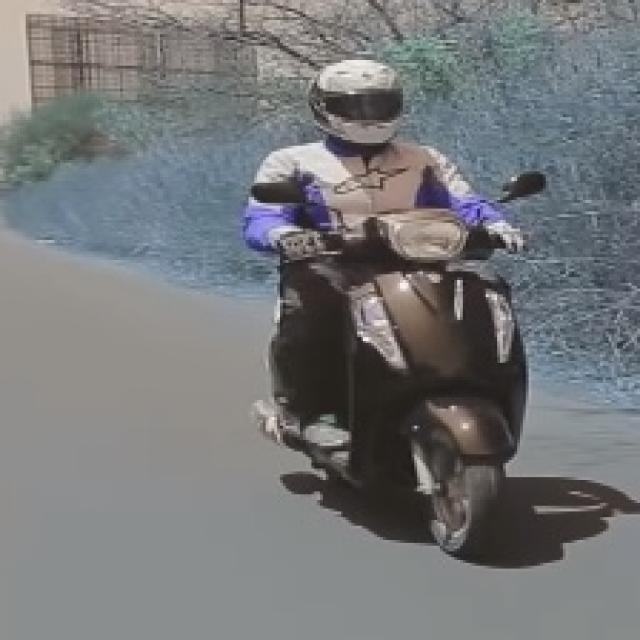
#> input picture test_images/helmet_ok_1.jpg, 640 x 640 px
$ python -i preprocess.py   (imports and definitions only)   (older library calls are emulated)
#> lines starting #> are read from the running program, lines starting #| are printed output that depends on the picture
#> further down, picture is the input picture: shape (640, 640, 3); mean B, G, R 121.5, 119.9, 118
"""Image preprocessing: enhancement + quality scoring.

Handles low light (CLAHE), light denoise, and computes a 0..1 quality score from
sharpness + brightness so the violation engine can refuse to fine on unusable frames.
"""

from __future__ import annotations

import numpy as np

try:
    import cv2
except Exception:  # pragma: no cover
    cv2 = None


def _laplacian_sharpness(gray: np.ndarray) -> float:
    """Variance of Laplacian, normalized to ~0..1 (higher = sharper)."""
    if cv2 is None:
        return 0.5
    lap = cv2.Laplacian(gray, cv2.CV_64F).var()
    # ~0 (blurry) .. >500 (sharp). Squash to 0..1.
    return float(min(1.0, lap / 300.0))


def _brightness_score(gray: np.ndarray) -> float:
    """Closeness of mean brightness to an ideal mid-range (0..1)."""
    mean = float(gray.mean()) / 255.0
    # ideal around 0.5; penalize very dark / very bright
    return float(max(0.0, 1.0 - abs(mean - 0.5) * 2.0))


def quality_score(image: np.ndarray) -> float:
    if cv2 is None:
        return 0.6
    gray = cv2.cvtColor(image, cv2.COLOR_BGR2GRAY)
    sharp = _laplacian_sharpness(gray)
    bright = _brightness_score(gray)
    return float(round(0.6 * sharp + 0.4 * bright, 4))


def enhance(image: np.ndarray) -> tuple[np.ndarray, float]:
    """Return (clean_image, quality_score in 0..1).

    Applies CLAHE on the L channel for low-light/low-contrast frames. Designed to be
    cheap (CPU-friendly) for the prototype.
    """
    if cv2 is None:
        return image, 0.6

    out = image
    gray = cv2.cvtColor(image, cv2.COLOR_BGR2GRAY)
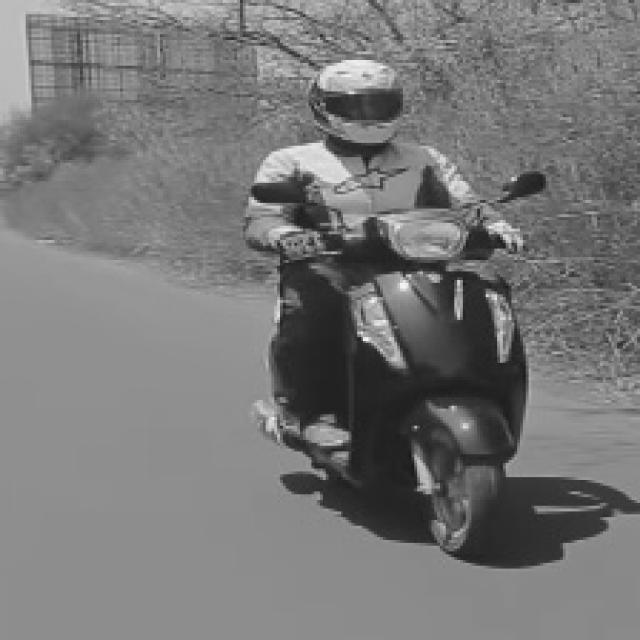
#> gray: shape (640, 640); min 16, max 248, mean 119.5
    mean = float(gray.mean())
#> mean = 119.5

    # Low-light / low-contrast -> CLAHE on L channel
    if mean < 110 or gray.std() < 45:
        lab = cv2.cvtColor(image, cv2.COLOR_BGR2LAB)
#> lab: shape (640, 640, 3); mean of channels 0, 1, 2 127.2, 127.8, 127
        l, a, b = cv2.split(lab)
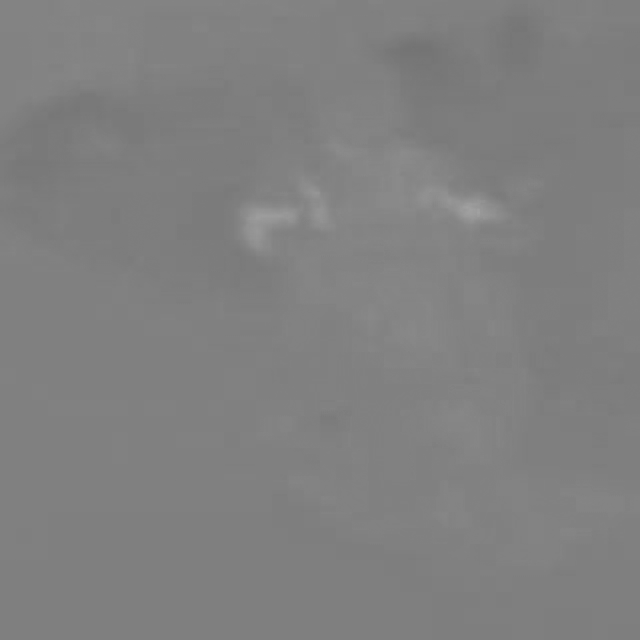
#> a: shape (640, 640); min 115, max 161, mean 127.8
        clahe = cv2.createCLAHE(clipLimit=2.5, tileGridSize=(8, 8))
        l = clahe.apply(l)
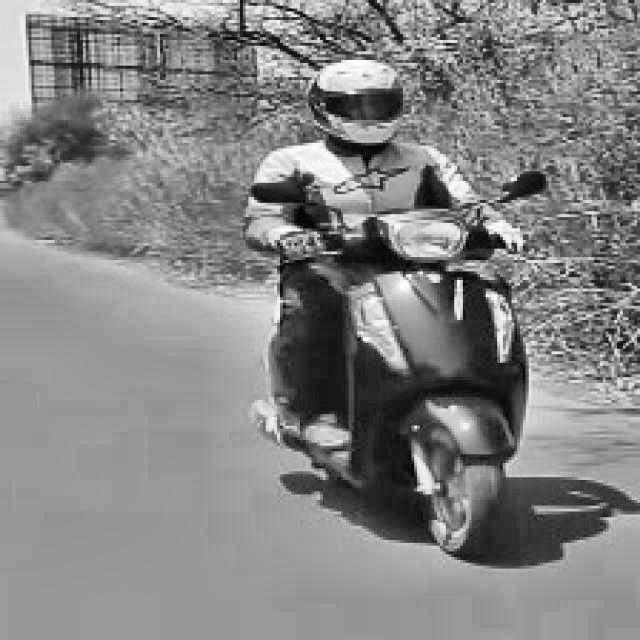
#> l: shape (640, 640); min 2, max 254, mean 131.9
        out = cv2.cvtColor(cv2.merge((l, a, b)), cv2.COLOR_LAB2BGR)
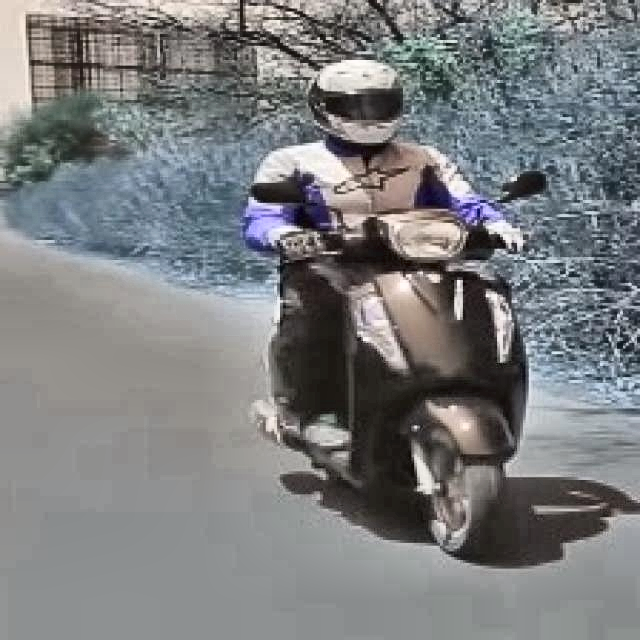
#> out: shape (640, 640, 3); mean B, G, R 126.9, 125.3, 123.4

    score = quality_score(out)
#> in _laplacian_sharpness, `lap = cv2.Laplacian(gray, cv2.CV_64F).var()`: lap = 722.6
#> in quality_score, `sharp = _laplacian_sharpness(gray)`: sharp = 1
#> in _brightness_score, `mean = float(gray.mean()) / 255.0`: mean = 0.49
#> in quality_score, `bright = _brightness_score(gray)`: bright = 0.98
#> score = 0.992
    return out, score

>>> import cv2
>>> picture = cv2.imread('../../test_images/helmet_ok_1.jpg')
>>> result = enhance(picture)

$ run again, on test_images/helmet_ok_2.jpg
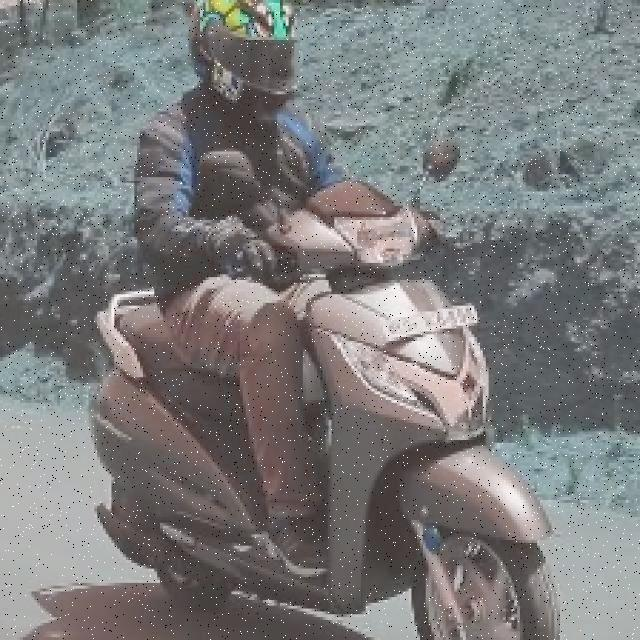
#> input picture test_images/helmet_ok_2.jpg, 640 x 640 px
#> picture is the input picture: shape (640, 640, 3); mean B, G, R 124.4, 124.1, 123.4
#> in enhance, `mean = float(gray.mean())`: mean = 123.9
#> lab: shape (640, 640, 3); mean of channels 0, 1, 2 131.5, 128, 127.9
#> in enhance, `l, a, b = cv2.split(lab)`:
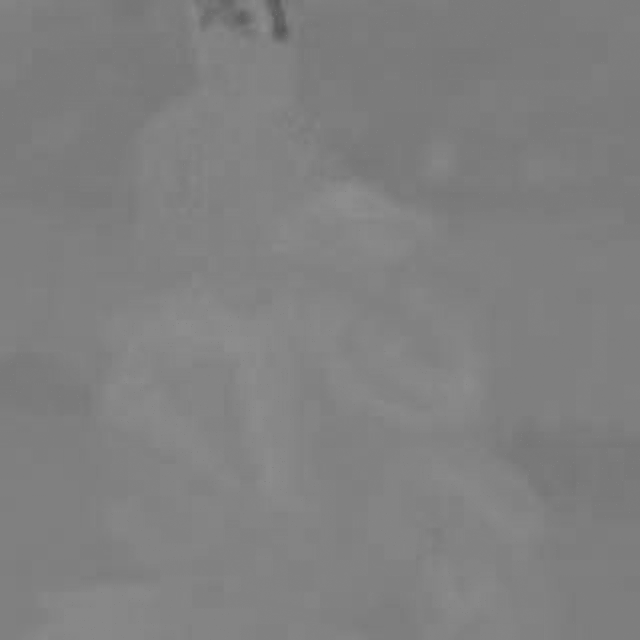
#> a: shape (640, 640); min 87, max 143, mean 128
#> in enhance, `out = cv2.cvtColor(cv2.merge((l, a, b)), cv2.COLOR_LAB2BGR)`:
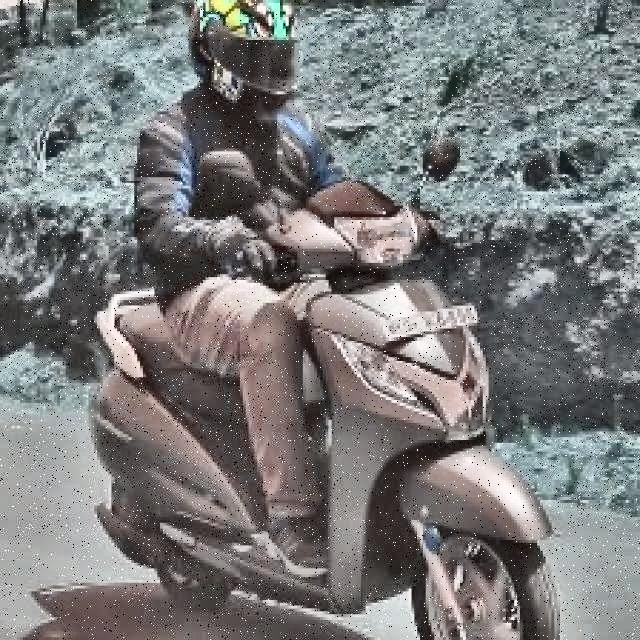
#> out: shape (640, 640, 3); mean B, G, R 123.3, 123.2, 122.4
#> lap = 14856.1
#> sharp = 1
#> in _brightness_score, `mean = float(gray.mean()) / 255.0`: mean = 0.482
#> bright = 0.964
#> score = 0.986

$ run again, on test_images/no_helmet_closeup_2.jpg
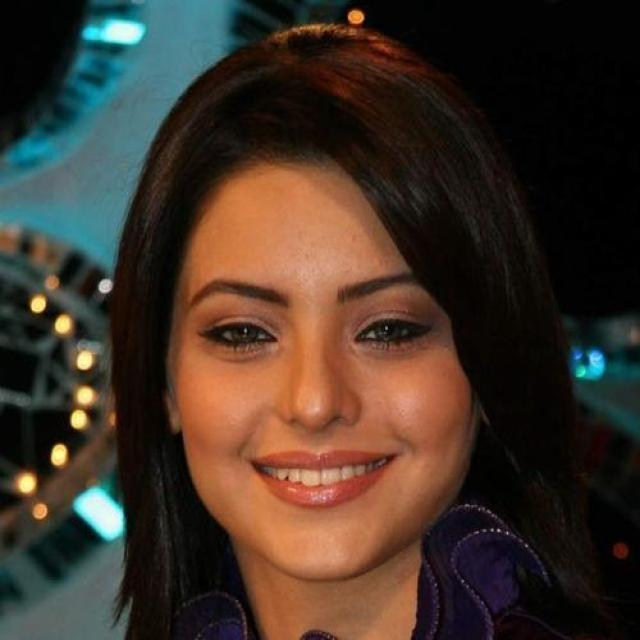
#> input picture test_images/no_helmet_closeup_2.jpg, 640 x 640 px
#> picture is the input picture: shape (640, 640, 3); mean B, G, R 40.5, 50.8, 64.9
#> in enhance, `gray = cv2.cvtColor(image, cv2.COLOR_BGR2GRAY)`:
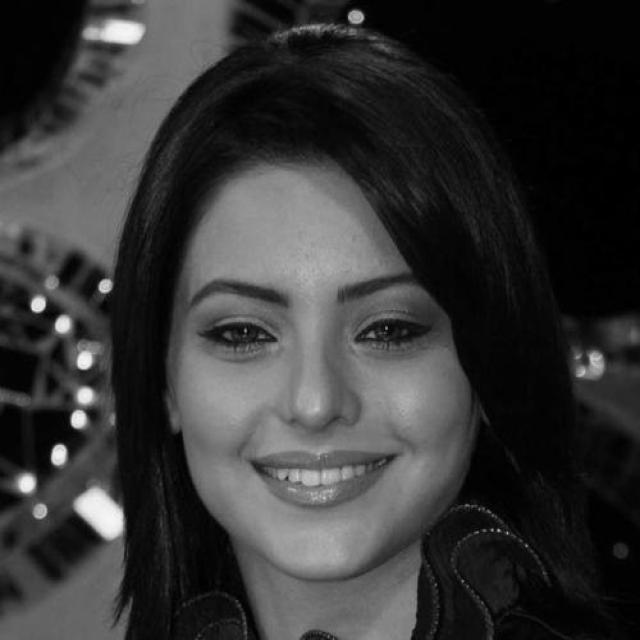
#> gray: shape (640, 640); min 0, max 249, mean 53.9
#> in enhance, `mean = float(gray.mean())`: mean = 53.87
#> lab: shape (640, 640, 3); mean of channels 0, 1, 2 57.2, 133.5, 136.6
#> in enhance, `out = cv2.cvtColor(cv2.merge((l, a, b)), cv2.COLOR_LAB2BGR)`:
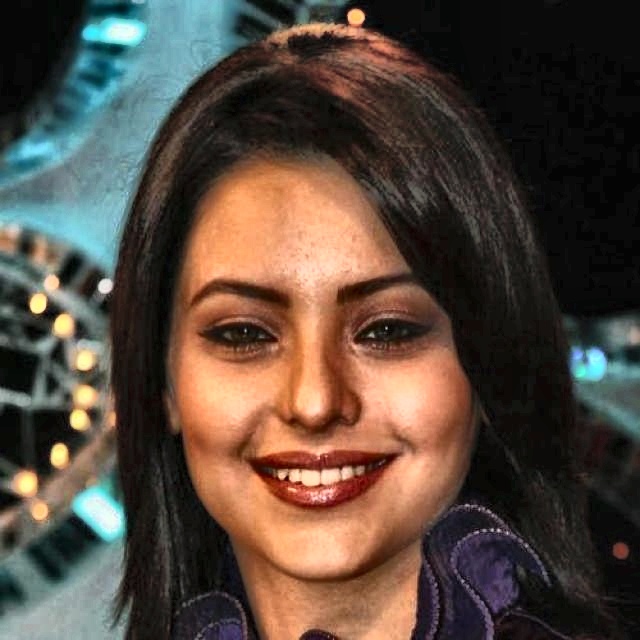
#> out: shape (640, 640, 3); mean B, G, R 61.8, 72.4, 86.5
#> lap = 102.9
#> sharp = 0.343
#> in _brightness_score, `mean = float(gray.mean()) / 255.0`: mean = 0.296
#> bright = 0.591
#> score = 0.443
